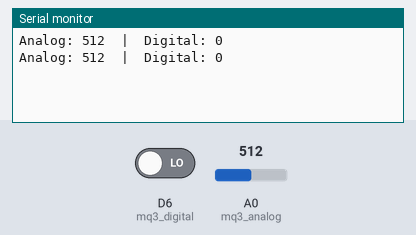
The sketch below on a simulated ESP8266 (NodeMCU). Parts: the last lines printed to the serial monitor. Inputs (shaded band) come from the test bench; at power-on: A0 (mq3_analog) = 512, D6 (mq3_digital) LOW. WiFi joins after 1.5 s; servers stay silent unless stated.

Above: at 3.0 s.
3.1 s: A0 (mq3_analog) set to 716
At 4.4 s:
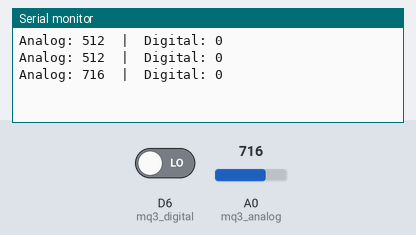
4.6 s: D6 (mq3_digital) driven HIGH
At 5.6 s:
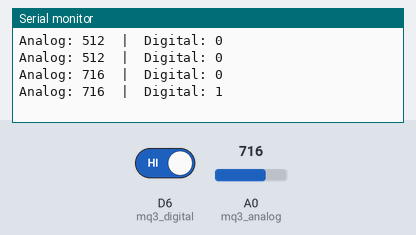
6.1 s: A0 (mq3_analog) set to 900
At 7.2 s:
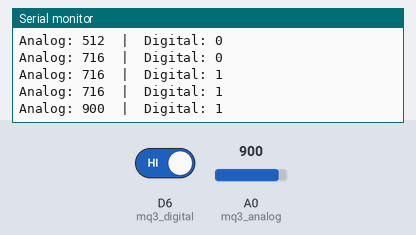
7.6 s: D6 (mq3_digital) driven LOW
At 8.6 s:
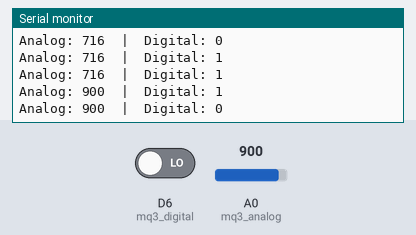
Timing chart, 0 to 10.1 s (numbered marks = the images above; inputs shaded):
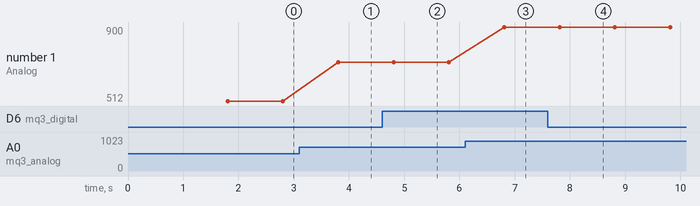

The sketch:

data_collection_processing_MQ3.ino
```cpp
#define BLYNK_PRINT Serial
#define BLYNK_TEMPLATE_ID "TMPL6dQVnRZMt"           // Your Template ID
#define BLYNK_TEMPLATE_NAME "Cake Spoilage Detection" // Your Template Name
#define BLYNK_AUTH_TOKEN "RAJ3n6TQO4mWGVg-qp2vJwhLBVBggR62"

#include <ESP8266WiFi.h>
#include <BlynkSimpleEsp8266.h>

char auth[] = BLYNK_AUTH_TOKEN;
char ssid[] = "Joy_Turjoy";  // Your WiFi SSID
char pass[] = "16101292";    // Your WiFi password

// Pin setup
int mq3_analog = A0;  // MQ3 AO pin to A0 of NodeMCU
int mq3_digital = D6; // MQ3 DO pin to D6 (optional)

void setup()
{
  Serial.begin(9600);
  Blynk.begin(auth, ssid, pass);
  pinMode(mq3_digital, INPUT);
}

void loop()
{
  Blynk.run();

  int analogValue = analogRead(mq3_analog);   // Read alcohol level
  int digitalValue = digitalRead(mq3_digital); // Detect alcohol presence (yes/no)

  // Print to Serial Monitor
  Serial.print("Analog: ");
  Serial.print(analogValue);
  Serial.print("  |  Digital: ");
  Serial.println(digitalValue);

  // Send data to Blynk
  Blynk.virtualWrite(V3, analogValue);  // Graph widget on V1
  Blynk.virtualWrite(V2, digitalValue); // LED or Value widget on V2

  delay(1000); // 1 sec delay
}
```

Measured:
- after the input at 3.1 s, the serial monitor: prints a new line after 0.71 s (image 1)
- after the input at 4.6 s, the serial monitor: prints a new line after 0.21 s (image 2)
- after the input at 6.1 s, the serial monitor: prints a new line after 0.71 s (image 3)
- after the input at 7.6 s, the serial monitor: prints a new line after 0.21 s (image 4)
- plotted number 1: 512 → 716 after the input at 3.1 s, 716 → 900 after the input at 6.1 s
